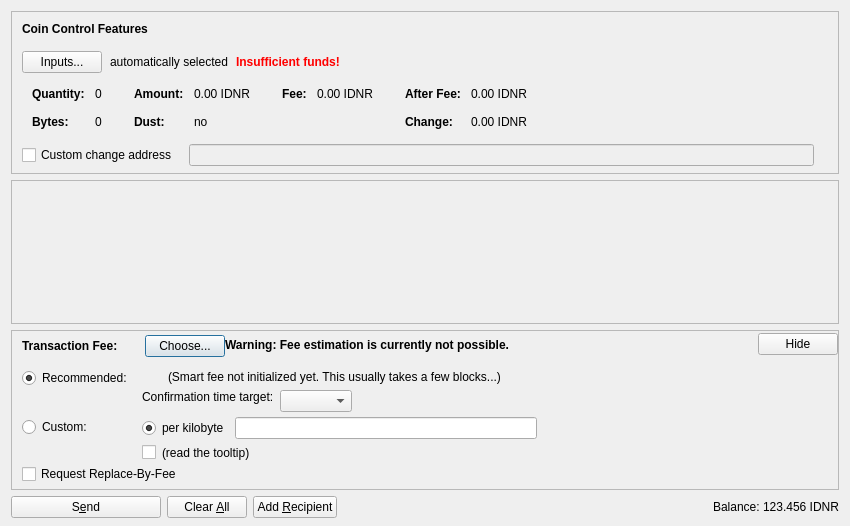
<?xml version="1.0" encoding="UTF-8"?>
<ui version="4.0">
 <class>SendCoinsDialog</class>
 <widget class="QDialog" name="SendCoinsDialog">
  <property name="geometry">
   <rect>
    <x>0</x>
    <y>0</y>
    <width>850</width>
    <height>526</height>
   </rect>
  </property>
  <property name="windowTitle">
   <string>Send Coins</string>
  </property>
  <layout class="QVBoxLayout" name="verticalLayout" stretch="0,1,0,0">
   <property name="bottomMargin">
    <number>8</number>
   </property>
   <item>
    <widget class="QFrame" name="frameCoinControl">
     <property name="sizePolicy">
      <sizepolicy hsizetype="Expanding" vsizetype="Expanding">
       <horstretch>0</horstretch>
       <verstretch>0</verstretch>
      </sizepolicy>
     </property>
     <property name="maximumSize">
      <size>
       <width>16777215</width>
       <height>16777215</height>
      </size>
     </property>
     <property name="frameShape">
      <enum>QFrame::StyledPanel</enum>
     </property>
     <property name="frameShadow">
      <enum>QFrame::Sunken</enum>
     </property>
     <layout class="QVBoxLayout" name="verticalLayoutCoinControl2">
      <property name="spacing">
       <number>0</number>
      </property>
      <property name="leftMargin">
       <number>0</number>
      </property>
      <property name="topMargin">
       <number>0</number>
      </property>
      <property name="rightMargin">
       <number>0</number>
      </property>
      <property name="bottomMargin">
       <number>6</number>
      </property>
      <item>
       <layout class="QVBoxLayout" name="verticalLayoutCoinControl" stretch="0,0,0,0,1">
        <property name="spacing">
         <number>0</number>
        </property>
        <property name="leftMargin">
         <number>10</number>
        </property>
        <property name="topMargin">
         <number>10</number>
        </property>
        <item>
         <layout class="QHBoxLayout" name="horizontalLayoutCoinControl1">
          <property name="bottomMargin">
           <number>15</number>
          </property>
          <item>
           <widget class="QLabel" name="labelCoinControlFeatures">
            <property name="sizePolicy">
             <sizepolicy hsizetype="Preferred" vsizetype="Maximum">
              <horstretch>0</horstretch>
              <verstretch>0</verstretch>
             </sizepolicy>
            </property>
            <property name="font">
             <font>
              <weight>75</weight>
              <bold>true</bold>
             </font>
            </property>
            <property name="styleSheet">
             <string notr="true">font-weight:bold;</string>
            </property>
            <property name="text">
             <string>Coin Control Features</string>
            </property>
           </widget>
          </item>
         </layout>
        </item>
        <item>
         <layout class="QHBoxLayout" name="horizontalLayoutCoinControl2" stretch="0,0,0,0">
          <property name="spacing">
           <number>8</number>
          </property>
          <property name="bottomMargin">
           <number>10</number>
          </property>
          <item>
           <widget class="QPushButton" name="pushButtonCoinControl">
            <property name="styleSheet">
             <string notr="true"/>
            </property>
            <property name="text">
             <string>Inputs...</string>
            </property>
            <property name="autoDefault">
             <bool>false</bool>
            </property>
           </widget>
          </item>
          <item>
           <widget class="QLabel" name="labelCoinControlAutomaticallySelected">
            <property name="text">
             <string>automatically selected</string>
            </property>
            <property name="margin">
             <number>5</number>
            </property>
           </widget>
          </item>
          <item>
           <widget class="QLabel" name="labelCoinControlInsuffFunds">
            <property name="font">
             <font>
              <weight>75</weight>
              <bold>true</bold>
             </font>
            </property>
            <property name="styleSheet">
             <string notr="true">color:red;font-weight:bold;</string>
            </property>
            <property name="text">
             <string>Insufficient funds!</string>
            </property>
            <property name="margin">
             <number>5</number>
            </property>
           </widget>
          </item>
          <item>
           <spacer name="horizontalSpacerCoinControl">
            <property name="orientation">
             <enum>Qt::Horizontal</enum>
            </property>
            <property name="sizeHint" stdset="0">
             <size>
              <width>40</width>
              <height>1</height>
             </size>
            </property>
           </spacer>
          </item>
         </layout>
        </item>
        <item>
         <widget class="QWidget" name="widgetCoinControl" native="true">
          <property name="sizePolicy">
           <sizepolicy hsizetype="Preferred" vsizetype="Preferred">
            <horstretch>0</horstretch>
            <verstretch>0</verstretch>
           </sizepolicy>
          </property>
          <property name="minimumSize">
           <size>
            <width>0</width>
            <height>0</height>
           </size>
          </property>
          <property name="styleSheet">
           <string notr="true"/>
          </property>
          <layout class="QHBoxLayout" name="horizontalLayoutCoinControl5">
           <property name="leftMargin">
            <number>0</number>
           </property>
           <property name="topMargin">
            <number>0</number>
           </property>
           <property name="rightMargin">
            <number>0</number>
           </property>
           <property name="bottomMargin">
            <number>0</number>
           </property>
           <item>
            <layout class="QHBoxLayout" name="horizontalLayoutCoinControl3" stretch="0,0,0,1">
             <property name="spacing">
              <number>20</number>
             </property>
             <property name="topMargin">
              <number>0</number>
             </property>
             <property name="bottomMargin">
              <number>10</number>
             </property>
             <item>
              <layout class="QFormLayout" name="formLayoutCoinControl1">
               <property name="horizontalSpacing">
                <number>10</number>
               </property>
               <property name="verticalSpacing">
                <number>14</number>
               </property>
               <property name="leftMargin">
                <number>10</number>
               </property>
               <property name="topMargin">
                <number>4</number>
               </property>
               <property name="rightMargin">
                <number>6</number>
               </property>
               <item row="0" column="0">
                <widget class="QLabel" name="labelCoinControlQuantityText">
                 <property name="font">
                  <font>
                   <weight>75</weight>
                   <bold>true</bold>
                  </font>
                 </property>
                 <property name="text">
                  <string>Quantity:</string>
                 </property>
                 <property name="margin">
                  <number>0</number>
                 </property>
                </widget>
               </item>
               <item row="0" column="1">
                <widget class="QLabel" name="labelCoinControlQuantity">
                 <property name="cursor">
                  <cursorShape>IBeamCursor</cursorShape>
                 </property>
                 <property name="contextMenuPolicy">
                  <enum>Qt::ActionsContextMenu</enum>
                 </property>
                 <property name="text">
                  <string notr="true">0</string>
                 </property>
                 <property name="margin">
                  <number>0</number>
                 </property>
                 <property name="textInteractionFlags">
                  <set>Qt::LinksAccessibleByMouse|Qt::TextSelectableByKeyboard|Qt::TextSelectableByMouse</set>
                 </property>
                </widget>
               </item>
               <item row="1" column="0">
                <widget class="QLabel" name="labelCoinControlBytesText">
                 <property name="font">
                  <font>
                   <weight>75</weight>
                   <bold>true</bold>
                  </font>
                 </property>
                 <property name="text">
                  <string>Bytes:</string>
                 </property>
                </widget>
               </item>
               <item row="1" column="1">
                <widget class="QLabel" name="labelCoinControlBytes">
                 <property name="cursor">
                  <cursorShape>IBeamCursor</cursorShape>
                 </property>
                 <property name="contextMenuPolicy">
                  <enum>Qt::ActionsContextMenu</enum>
                 </property>
                 <property name="text">
                  <string notr="true">0</string>
                 </property>
                 <property name="textInteractionFlags">
                  <set>Qt::LinksAccessibleByMouse|Qt::TextSelectableByKeyboard|Qt::TextSelectableByMouse</set>
                 </property>
                </widget>
               </item>
              </layout>
             </item>
             <item>
              <layout class="QFormLayout" name="formLayoutCoinControl2">
               <property name="horizontalSpacing">
                <number>10</number>
               </property>
               <property name="verticalSpacing">
                <number>14</number>
               </property>
               <property name="leftMargin">
                <number>6</number>
               </property>
               <property name="topMargin">
                <number>4</number>
               </property>
               <property name="rightMargin">
                <number>6</number>
               </property>
               <item row="0" column="0">
                <widget class="QLabel" name="labelCoinControlAmountText">
                 <property name="font">
                  <font>
                   <weight>75</weight>
                   <bold>true</bold>
                  </font>
                 </property>
                 <property name="text">
                  <string>Amount:</string>
                 </property>
                 <property name="margin">
                  <number>0</number>
                 </property>
                </widget>
               </item>
               <item row="0" column="1">
                <widget class="QLabel" name="labelCoinControlAmount">
                 <property name="cursor">
                  <cursorShape>IBeamCursor</cursorShape>
                 </property>
                 <property name="contextMenuPolicy">
                  <enum>Qt::ActionsContextMenu</enum>
                 </property>
                 <property name="text">
                  <string notr="true">0.00 IDNR</string>
                 </property>
                 <property name="textInteractionFlags">
                  <set>Qt::LinksAccessibleByMouse|Qt::TextSelectableByKeyboard|Qt::TextSelectableByMouse</set>
                 </property>
                </widget>
               </item>
               <item row="1" column="0">
                <widget class="QLabel" name="labelCoinControlLowOutputText">
                 <property name="font">
                  <font>
                   <weight>75</weight>
                   <bold>true</bold>
                  </font>
                 </property>
                 <property name="text">
                  <string>Dust:</string>
                 </property>
                </widget>
               </item>
               <item row="1" column="1">
                <widget class="QLabel" name="labelCoinControlLowOutput">
                 <property name="cursor">
                  <cursorShape>IBeamCursor</cursorShape>
                 </property>
                 <property name="contextMenuPolicy">
                  <enum>Qt::ActionsContextMenu</enum>
                 </property>
                 <property name="text">
                  <string notr="true">no</string>
                 </property>
                 <property name="textInteractionFlags">
                  <set>Qt::LinksAccessibleByMouse|Qt::TextSelectableByKeyboard|Qt::TextSelectableByMouse</set>
                 </property>
                </widget>
               </item>
              </layout>
             </item>
             <item>
              <layout class="QFormLayout" name="formLayoutCoinControl3">
               <property name="horizontalSpacing">
                <number>10</number>
               </property>
               <property name="verticalSpacing">
                <number>14</number>
               </property>
               <property name="leftMargin">
                <number>6</number>
               </property>
               <property name="topMargin">
                <number>4</number>
               </property>
               <property name="rightMargin">
                <number>6</number>
               </property>
               <item row="0" column="0">
                <widget class="QLabel" name="labelCoinControlFeeText">
                 <property name="font">
                  <font>
                   <weight>75</weight>
                   <bold>true</bold>
                  </font>
                 </property>
                 <property name="text">
                  <string>Fee:</string>
                 </property>
                 <property name="margin">
                  <number>0</number>
                 </property>
                </widget>
               </item>
               <item row="0" column="1">
                <widget class="QLabel" name="labelCoinControlFee">
                 <property name="cursor">
                  <cursorShape>IBeamCursor</cursorShape>
                 </property>
                 <property name="contextMenuPolicy">
                  <enum>Qt::ActionsContextMenu</enum>
                 </property>
                 <property name="text">
                  <string notr="true">0.00 IDNR</string>
                 </property>
                 <property name="textInteractionFlags">
                  <set>Qt::LinksAccessibleByMouse|Qt::TextSelectableByKeyboard|Qt::TextSelectableByMouse</set>
                 </property>
                </widget>
               </item>
              </layout>
             </item>
             <item>
              <layout class="QFormLayout" name="formLayoutCoinControl4">
               <property name="horizontalSpacing">
                <number>10</number>
               </property>
               <property name="verticalSpacing">
                <number>14</number>
               </property>
               <property name="leftMargin">
                <number>6</number>
               </property>
               <property name="topMargin">
                <number>4</number>
               </property>
               <property name="rightMargin">
                <number>6</number>
               </property>
               <item row="0" column="0">
                <widget class="QLabel" name="labelCoinControlAfterFeeText">
                 <property name="font">
                  <font>
                   <weight>75</weight>
                   <bold>true</bold>
                  </font>
                 </property>
                 <property name="text">
                  <string>After Fee:</string>
                 </property>
                 <property name="margin">
                  <number>0</number>
                 </property>
                </widget>
               </item>
               <item row="0" column="1">
                <widget class="QLabel" name="labelCoinControlAfterFee">
                 <property name="cursor">
                  <cursorShape>IBeamCursor</cursorShape>
                 </property>
                 <property name="contextMenuPolicy">
                  <enum>Qt::ActionsContextMenu</enum>
                 </property>
                 <property name="text">
                  <string notr="true">0.00 IDNR</string>
                 </property>
                 <property name="textInteractionFlags">
                  <set>Qt::LinksAccessibleByMouse|Qt::TextSelectableByKeyboard|Qt::TextSelectableByMouse</set>
                 </property>
                </widget>
               </item>
               <item row="1" column="0">
                <widget class="QLabel" name="labelCoinControlChangeText">
                 <property name="font">
                  <font>
                   <weight>75</weight>
                   <bold>true</bold>
                  </font>
                 </property>
                 <property name="text">
                  <string>Change:</string>
                 </property>
                </widget>
               </item>
               <item row="1" column="1">
                <widget class="QLabel" name="labelCoinControlChange">
                 <property name="cursor">
                  <cursorShape>IBeamCursor</cursorShape>
                 </property>
                 <property name="contextMenuPolicy">
                  <enum>Qt::ActionsContextMenu</enum>
                 </property>
                 <property name="text">
                  <string notr="true">0.00 IDNR</string>
                 </property>
                 <property name="textInteractionFlags">
                  <set>Qt::LinksAccessibleByMouse|Qt::TextSelectableByKeyboard|Qt::TextSelectableByMouse</set>
                 </property>
                </widget>
               </item>
              </layout>
             </item>
            </layout>
           </item>
          </layout>
         </widget>
        </item>
        <item>
         <layout class="QHBoxLayout" name="horizontalLayoutCoinControl4" stretch="0,0,0">
          <property name="spacing">
           <number>12</number>
          </property>
          <property name="sizeConstraint">
           <enum>QLayout::SetDefaultConstraint</enum>
          </property>
          <property name="topMargin">
           <number>5</number>
          </property>
          <property name="rightMargin">
           <number>5</number>
          </property>
          <item>
           <widget class="QCheckBox" name="checkBoxCoinControlChange">
            <property name="toolTip">
             <string>If this is activated, but the change address is empty or invalid, change will be sent to a newly generated address.</string>
            </property>
            <property name="text">
             <string>Custom change address</string>
            </property>
           </widget>
          </item>
          <item>
           <widget class="QValidatedLineEdit" name="lineEditCoinControlChange">
            <property name="enabled">
             <bool>false</bool>
            </property>
            <property name="sizePolicy">
             <sizepolicy hsizetype="Expanding" vsizetype="Fixed">
              <horstretch>0</horstretch>
              <verstretch>0</verstretch>
             </sizepolicy>
            </property>
           </widget>
          </item>
          <item>
           <widget class="QLabel" name="labelCoinControlChangeLabel">
            <property name="sizePolicy">
             <sizepolicy hsizetype="Preferred" vsizetype="Expanding">
              <horstretch>0</horstretch>
              <verstretch>0</verstretch>
             </sizepolicy>
            </property>
            <property name="minimumSize">
             <size>
              <width>0</width>
              <height>0</height>
             </size>
            </property>
            <property name="text">
             <string/>
            </property>
            <property name="margin">
             <number>3</number>
            </property>
           </widget>
          </item>
         </layout>
        </item>
        <item>
         <spacer name="verticalSpacerCoinControl">
          <property name="orientation">
           <enum>Qt::Vertical</enum>
          </property>
          <property name="sizeHint" stdset="0">
           <size>
            <width>800</width>
            <height>1</height>
           </size>
          </property>
         </spacer>
        </item>
       </layout>
      </item>
     </layout>
    </widget>
   </item>
   <item>
    <widget class="QScrollArea" name="scrollArea">
     <property name="widgetResizable">
      <bool>true</bool>
     </property>
     <widget class="QWidget" name="scrollAreaWidgetContents">
      <property name="geometry">
       <rect>
        <x>0</x>
        <y>0</y>
        <width>830</width>
        <height>104</height>
       </rect>
      </property>
      <layout class="QVBoxLayout" name="verticalLayout_2" stretch="0,1">
       <property name="leftMargin">
        <number>0</number>
       </property>
       <property name="topMargin">
        <number>0</number>
       </property>
       <property name="rightMargin">
        <number>0</number>
       </property>
       <property name="bottomMargin">
        <number>0</number>
       </property>
       <item>
        <layout class="QVBoxLayout" name="entries">
         <property name="spacing">
          <number>6</number>
         </property>
        </layout>
       </item>
       <item>
        <spacer name="verticalSpacer">
         <property name="orientation">
          <enum>Qt::Vertical</enum>
         </property>
         <property name="sizeHint" stdset="0">
          <size>
           <width>20</width>
           <height>40</height>
          </size>
         </property>
        </spacer>
       </item>
      </layout>
     </widget>
    </widget>
   </item>
   <item>
    <widget class="QFrame" name="frameFee">
     <property name="sizePolicy">
      <sizepolicy hsizetype="Expanding" vsizetype="Expanding">
       <horstretch>0</horstretch>
       <verstretch>0</verstretch>
      </sizepolicy>
     </property>
     <property name="maximumSize">
      <size>
       <width>16777215</width>
       <height>16777215</height>
      </size>
     </property>
     <property name="frameShape">
      <enum>QFrame::StyledPanel</enum>
     </property>
     <property name="frameShadow">
      <enum>QFrame::Sunken</enum>
     </property>
     <layout class="QVBoxLayout" name="verticalLayoutFee1">
      <property name="spacing">
       <number>0</number>
      </property>
      <property name="leftMargin">
       <number>0</number>
      </property>
      <property name="topMargin">
       <number>0</number>
      </property>
      <property name="rightMargin">
       <number>0</number>
      </property>
      <property name="bottomMargin">
       <number>0</number>
      </property>
      <item>
       <layout class="QVBoxLayout" name="verticalLayoutFee2" stretch="0,0,0">
        <property name="spacing">
         <number>0</number>
        </property>
        <property name="leftMargin">
         <number>10</number>
        </property>
        <property name="topMargin">
         <number>0</number>
        </property>
        <item>
         <layout class="QHBoxLayout" name="horizontalLayoutFee1">
          <property name="bottomMargin">
           <number>0</number>
          </property>
          <item>
           <layout class="QVBoxLayout" name="verticalLayoutFee7">
            <property name="spacing">
             <number>0</number>
            </property>
            <item>
             <spacer name="verticalSpacerSmartFee">
              <property name="orientation">
               <enum>Qt::Vertical</enum>
              </property>
              <property name="sizeType">
               <enum>QSizePolicy::Fixed</enum>
              </property>
              <property name="sizeHint" stdset="0">
               <size>
                <width>1</width>
                <height>4</height>
               </size>
              </property>
             </spacer>
            </item>
            <item>
             <layout class="QHBoxLayout" name="horizontalLayoutSmartFee">
              <property name="spacing">
               <number>10</number>
              </property>
              <item>
               <widget class="QLabel" name="labelFeeHeadline">
                <property name="sizePolicy">
                 <sizepolicy hsizetype="Preferred" vsizetype="Maximum">
                  <horstretch>0</horstretch>
                  <verstretch>0</verstretch>
                 </sizepolicy>
                </property>
                <property name="font">
                 <font>
                  <weight>75</weight>
                  <bold>true</bold>
                 </font>
                </property>
                <property name="styleSheet">
                 <string notr="true">font-weight:bold;</string>
                </property>
                <property name="text">
                 <string>Transaction Fee:</string>
                </property>
               </widget>
              </item>
              <item>
               <widget class="QLabel" name="labelFeeMinimized">
                <property name="text">
                 <string/>
                </property>
               </widget>
              </item>
              <item>
               <widget class="QPushButton" name="buttonChooseFee">
                <property name="text">
                 <string>Choose...</string>
                </property>
               </widget>
              </item>
             </layout>
            </item>
            <item>
             <spacer name="verticalSpacer_5">
              <property name="orientation">
               <enum>Qt::Vertical</enum>
              </property>
              <property name="sizeHint" stdset="0">
               <size>
                <width>1</width>
                <height>1</height>
               </size>
              </property>
             </spacer>
            </item>
           </layout>
          </item>
          <item>
           <widget class="QLabel" name="fallbackFeeWarningLabel">
            <property name="toolTip">
             <string>Using the fallbackfee can result in sending a transaction that will take several hours or days (or never) to confirm. Consider choosing your fee manually or wait until you have validated the complete chain.</string>
            </property>
            <property name="font">
            <font>
                <weight>75</weight>
                <bold>true</bold>
            </font>
            </property>
            <property name="text">
             <string>Warning: Fee estimation is currently not possible.</string>
            </property>
            <property name="wordWrap">
             <bool>false</bool>
            </property>
           </widget>
          </item>
          <item>
           <spacer name="horizontalSpacer_4">
            <property name="orientation">
             <enum>Qt::Horizontal</enum>
            </property>
            <property name="sizeType">
             <enum>QSizePolicy::MinimumExpanding</enum>
            </property>
            <property name="sizeHint" stdset="0">
             <size>
              <width>40</width>
              <height>20</height>
             </size>
            </property>
           </spacer>
          </item>
          <item>
           <widget class="QPushButton" name="buttonMinimizeFee">
            <property name="toolTip">
             <string>collapse fee-settings</string>
            </property>
            <property name="text">
             <string>Hide</string>
            </property>
           </widget>
          </item>
         </layout>
        </item>
        <item>
         <widget class="QFrame" name="frameFeeSelection">
          <layout class="QVBoxLayout" name="verticalLayoutFee12">
           <property name="spacing">
            <number>0</number>
           </property>
           <property name="leftMargin">
            <number>0</number>
           </property>
           <property name="topMargin">
            <number>0</number>
           </property>
           <property name="rightMargin">
            <number>0</number>
           </property>
           <property name="bottomMargin">
            <number>0</number>
           </property>
           <item>
            <layout class="QGridLayout" name="gridLayoutFee">
             <property name="topMargin">
              <number>10</number>
             </property>
             <property name="bottomMargin">
              <number>4</number>
             </property>
             <property name="horizontalSpacing">
              <number>10</number>
             </property>
             <property name="verticalSpacing">
              <number>4</number>
             </property>
             <item row="1" column="1">
              <layout class="QVBoxLayout" name="verticalLayoutFee8">
               <property name="spacing">
                <number>6</number>
               </property>
               <item>
                <layout class="QHBoxLayout" name="horizontalLayoutFee13">
                 <item>
                  <widget class="QRadioButton" name="radioCustomPerKilobyte">
                   <property name="toolTip">
                    <string>If the custom fee is set to 1000 satoshis and the transaction is only 250 bytes, then &quot;per kilobyte&quot; only pays 250 satoshis in fee, while &quot;total at least&quot; pays 1000 satoshis. For transactions bigger than a kilobyte both pay by kilobyte.</string>
                   </property>
                   <property name="text">
                    <string>per kilobyte</string>
                   </property>
                   <property name="checked">
                    <bool>true</bool>
                   </property>
                   <attribute name="buttonGroup">
                    <string notr="true">groupCustomFee</string>
                   </attribute>
                  </widget>
                 </item>
                 <item>
                  <widget class="BitcoinAmountField" name="customFee"/>
                 </item>
                 <item>
                  <spacer name="horizontalSpacer_6">
                   <property name="orientation">
                    <enum>Qt::Horizontal</enum>
                   </property>
                   <property name="sizeHint" stdset="0">
                    <size>
                     <width>1</width>
                     <height>1</height>
                    </size>
                   </property>
                  </spacer>
                 </item>
                </layout>
               </item>
               <item>
                <layout class="QHBoxLayout" name="horizontalLayoutFee8">
                 <item>
                  <widget class="QCheckBox" name="checkBoxMinimumFee">
                   <property name="toolTip">
                    <string>Paying only the minimum fee is just fine as long as there is less transaction volume than space in the blocks. But be aware that this can end up in a never confirming transaction once there is more demand for litecoin transactions than the network can process.</string>
                   </property>
                   <property name="text">
                    <string/>
                   </property>
                  </widget>
                 </item>
                 <item>
                  <widget class="QLabel" name="labelMinFeeWarning">
                   <property name="enabled">
                    <bool>true</bool>
                   </property>
                   <property name="toolTip">
                    <string>Paying only the minimum fee is just fine as long as there is less transaction volume than space in the blocks. But be aware that this can end up in a never confirming transaction once there is more demand for litecoin transactions than the network can process.</string>
                   </property>
                   <property name="text">
                    <string>(read the tooltip)</string>
                   </property>
                   <property name="margin">
                    <number>5</number>
                   </property>
                  </widget>
                 </item>
                 <item>
                  <spacer name="horizontalSpacer_2">
                   <property name="orientation">
                    <enum>Qt::Horizontal</enum>
                   </property>
                   <property name="sizeHint" stdset="0">
                    <size>
                     <width>1</width>
                     <height>1</height>
                    </size>
                   </property>
                  </spacer>
                 </item>
                </layout>
               </item>
              </layout>
             </item>
             <item row="0" column="0">
              <layout class="QVBoxLayout" name="verticalLayoutFee4" stretch="0,1">
               <item>
                <widget class="QRadioButton" name="radioSmartFee">
                 <property name="text">
                  <string>Recommended:</string>
                 </property>
                 <property name="checked">
                  <bool>true</bool>
                 </property>
                 <attribute name="buttonGroup">
                  <string notr="true">groupFee</string>
                 </attribute>
                </widget>
               </item>
               <item>
                <spacer name="verticalSpacer_2">
                 <property name="orientation">
                  <enum>Qt::Vertical</enum>
                 </property>
                 <property name="sizeHint" stdset="0">
                  <size>
                   <width>1</width>
                   <height>1</height>
                  </size>
                 </property>
                </spacer>
               </item>
              </layout>
             </item>
             <item row="1" column="0">
              <layout class="QVBoxLayout" name="verticalLayoutFee9" stretch="0,1">
               <item>
                <widget class="QRadioButton" name="radioCustomFee">
                 <property name="text">
                  <string>Custom:</string>
                 </property>
                 <attribute name="buttonGroup">
                  <string notr="true">groupFee</string>
                 </attribute>
                </widget>
               </item>
               <item>
                <spacer name="verticalSpacer_6">
                 <property name="orientation">
                  <enum>Qt::Vertical</enum>
                 </property>
                 <property name="sizeHint" stdset="0">
                  <size>
                   <width>1</width>
                   <height>1</height>
                  </size>
                 </property>
                </spacer>
               </item>
              </layout>
             </item>
             <item row="0" column="1">
              <layout class="QVBoxLayout" name="verticalLayoutFee3" stretch="0,0,1">
               <property name="spacing">
                <number>6</number>
               </property>
               <property name="topMargin">
                <number>2</number>
               </property>
               <item>
                <layout class="QHBoxLayout" name="horizontalLayoutFee12">
                 <item>
                  <widget class="QLabel" name="labelSmartFee">
                   <property name="text">
                    <string/>
                   </property>
                   <property name="margin">
                    <number>2</number>
                   </property>
                  </widget>
                 </item>
                 <item>
                  <widget class="QLabel" name="labelFeeEstimation">
                   <property name="text">
                    <string/>
                   </property>
                  </widget>
                 </item>
                 <item>
                  <widget class="QLabel" name="labelSmartFee2">
                   <property name="text">
                    <string>(Smart fee not initialized yet. This usually takes a few blocks...)</string>
                   </property>
                   <property name="margin">
                    <number>2</number>
                   </property>
                  </widget>
                 </item>
                 <item>
                  <spacer name="horizontalSpacer_5">
                   <property name="orientation">
                    <enum>Qt::Horizontal</enum>
                   </property>
                   <property name="sizeHint" stdset="0">
                    <size>
                     <width>1</width>
                     <height>1</height>
                    </size>
                   </property>
                  </spacer>
                 </item>
                </layout>
               </item>
               <item>
                <layout class="QHBoxLayout" name="horizontalLayoutFee9">
                 <item>
                  <layout class="QVBoxLayout" name="verticalLayoutFee6">
                   <item>
                    <widget class="QLabel" name="labelSmartFee3">
                     <property name="text">
                      <string>Confirmation time target:</string>
                     </property>
                     <property name="margin">
                      <number>2</number>
                     </property>
                    </widget>
                   </item>
                   <item>
                    <spacer name="verticalSpacer_3">
                     <property name="orientation">
                      <enum>Qt::Vertical</enum>
                     </property>
                     <property name="sizeHint" stdset="0">
                      <size>
                       <width>1</width>
                       <height>1</height>
                      </size>
                     </property>
                    </spacer>
                   </item>
                  </layout>
                 </item>
                 <item>
                  <layout class="QVBoxLayout" name="verticalLayoutFee5">
                   <property name="rightMargin">
                    <number>30</number>
                   </property>
                   <item>
                    <layout class="QHBoxLayout" name="horizontalLayoutConfTarget">
                     <property name="bottomMargin">
                      <number>0</number>
                     </property>
                     <item>
                      <widget class="QComboBox" name="confTargetSelector"/>
                     </item>
                     <item>
                      <spacer name="horizontalSpacerConfTarget">
                       <property name="orientation">
                        <enum>Qt::Horizontal</enum>
                       </property>
                       <property name="sizeHint" stdset="0">
                        <size>
                         <width>40</width>
                         <height>20</height>
                        </size>
                       </property>
                      </spacer>
                     </item>
                    </layout>
                   </item>
                  </layout>
                 </item>
                </layout>
               </item>
               <item>
                <spacer name="verticalSpacer_4">
                 <property name="orientation">
                  <enum>Qt::Vertical</enum>
                 </property>
                 <property name="sizeHint" stdset="0">
                  <size>
                   <width>1</width>
                   <height>1</height>
                  </size>
                 </property>
                </spacer>
               </item>
              </layout>
             </item>
            </layout>
           </item>
           <item>
            <widget class="QCheckBox" name="optInRBF">
             <property name="text">
              <string>Request Replace-By-Fee</string>
             </property>
             <property name="toolTip">
              <string>Indicates that the sender may wish to replace this transaction with a new one paying higher fees (prior to being confirmed).</string>
             </property>
            </widget>
           </item>
          </layout>
         </widget>
        </item>
        <item>
         <spacer name="verticalSpacerFee">
          <property name="orientation">
           <enum>Qt::Vertical</enum>
          </property>
          <property name="sizeHint" stdset="0">
           <size>
            <width>40</width>
            <height>5</height>
           </size>
          </property>
         </spacer>
        </item>
       </layout>
      </item>
     </layout>
    </widget>
   </item>
   <item>
    <layout class="QHBoxLayout" name="horizontalLayout">
     <item>
      <widget class="QPushButton" name="sendButton">
       <property name="minimumSize">
        <size>
         <width>150</width>
         <height>0</height>
        </size>
       </property>
       <property name="toolTip">
        <string>Confirm the send action</string>
       </property>
       <property name="text">
        <string>S&amp;end</string>
       </property>
       <property name="icon">
        <iconset resource="../bitcoin.qrc">
         <normaloff>:/icons/send</normaloff>:/icons/send</iconset>
       </property>
       <property name="autoDefault">
        <bool>false</bool>
       </property>
       <property name="default">
        <bool>false</bool>
       </property>
      </widget>
     </item>
     <item>
      <widget class="QPushButton" name="clearButton">
       <property name="sizePolicy">
        <sizepolicy hsizetype="Minimum" vsizetype="Fixed">
         <horstretch>0</horstretch>
         <verstretch>0</verstretch>
        </sizepolicy>
       </property>
       <property name="toolTip">
        <string>Clear all fields of the form.</string>
       </property>
       <property name="text">
        <string>Clear &amp;All</string>
       </property>
       <property name="icon">
        <iconset resource="../bitcoin.qrc">
         <normaloff>:/icons/remove</normaloff>:/icons/remove</iconset>
       </property>
       <property name="autoDefault">
        <bool>false</bool>
       </property>
      </widget>
     </item>
     <item>
      <widget class="QPushButton" name="addButton">
       <property name="toolTip">
        <string>Send to multiple recipients at once</string>
       </property>
       <property name="text">
        <string>Add &amp;Recipient</string>
       </property>
       <property name="icon">
        <iconset resource="../bitcoin.qrc">
         <normaloff>:/icons/add</normaloff>:/icons/add</iconset>
       </property>
       <property name="autoDefault">
        <bool>false</bool>
       </property>
      </widget>
     </item>
     <item>
      <spacer name="horizontalSpacer">
       <property name="orientation">
        <enum>Qt::Horizontal</enum>
       </property>
       <property name="sizeHint" stdset="0">
        <size>
         <width>40</width>
         <height>20</height>
        </size>
       </property>
      </spacer>
     </item>
     <item>
      <layout class="QHBoxLayout" name="horizontalLayout_2">
       <property name="spacing">
        <number>3</number>
       </property>
       <item>
        <widget class="QLabel" name="label">
         <property name="sizePolicy">
          <sizepolicy hsizetype="Preferred" vsizetype="Fixed">
           <horstretch>0</horstretch>
           <verstretch>0</verstretch>
          </sizepolicy>
         </property>
         <property name="text">
          <string>Balance:</string>
         </property>
        </widget>
       </item>
       <item>
        <widget class="QLabel" name="labelBalance">
         <property name="sizePolicy">
          <sizepolicy hsizetype="Preferred" vsizetype="Fixed">
           <horstretch>0</horstretch>
           <verstretch>0</verstretch>
          </sizepolicy>
         </property>
         <property name="cursor">
          <cursorShape>IBeamCursor</cursorShape>
         </property>
         <property name="text">
          <string notr="true">123.456 IDNR</string>
         </property>
         <property name="textInteractionFlags">
          <set>Qt::LinksAccessibleByMouse|Qt::TextSelectableByKeyboard|Qt::TextSelectableByMouse</set>
         </property>
        </widget>
       </item>
      </layout>
     </item>
    </layout>
   </item>
  </layout>
 </widget>
 <customwidgets>
  <customwidget>
   <class>QValidatedLineEdit</class>
   <extends>QLineEdit</extends>
   <header>qvalidatedlineedit.h</header>
  </customwidget>
  <customwidget>
   <class>BitcoinAmountField</class>
   <extends>QLineEdit</extends>
   <header>bitcoinamountfield.h</header>
   <container>1</container>
  </customwidget>
 </customwidgets>
 <resources>
  <include location="../bitcoin.qrc"/>
 </resources>
 <connections/>
 <buttongroups>
  <buttongroup name="groupFee"/>
  <buttongroup name="groupCustomFee"/>
 </buttongroups>
</ui>
